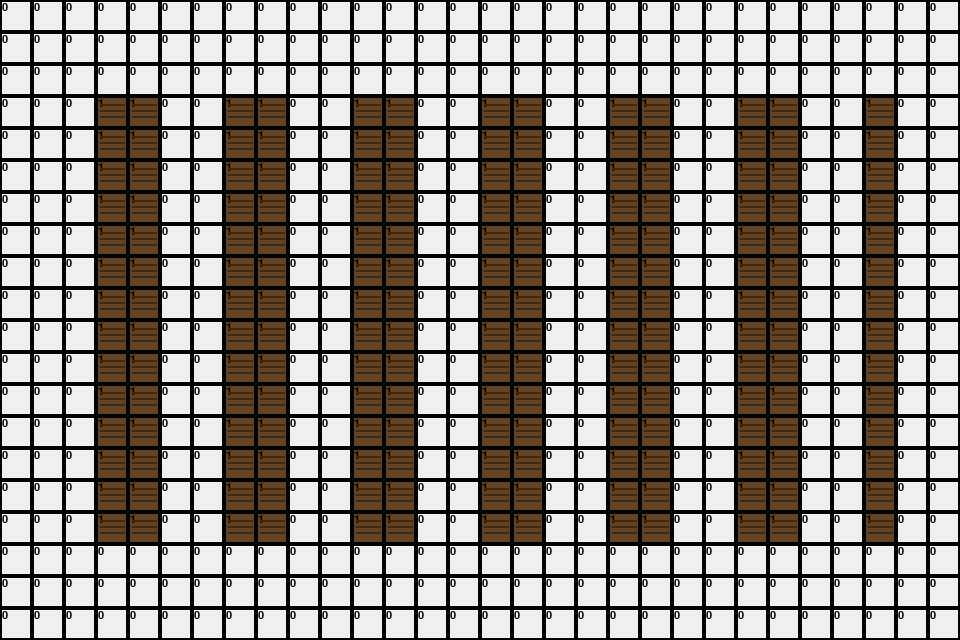

Below is a game level as drawn by its tile map, then a one-line description and the .tmx file that defines it, in full:
An orthogonal 30x20 tile map with 32x32 px tiles, 1 tile layer (Navigation) and 7 objects (3x picking, depot, inbound, emergency, workstation).

<map version="1.10" tiledversion="1.10.2" orientation="orthogonal" renderorder="right-down" width="30" height="20" tilewidth="32" tileheight="32" infinite="0" nextlayerid="3" nextobjectid="8">
 <properties>
  <property name="author" value="System" />
  <property name="description" value="Almacén típico con racks y pasillos" />
  <property name="version" value="1.0" />
 </properties>
 <tileset firstgid="1" name="warehouse_tileset" tilewidth="32" tileheight="32" tilecount="12" columns="4">
  <image source="../tilesets/warehouse_tileset.png" width="128" height="96" />
  <tile id="0">
   <properties>
    <property name="walkable" value="true" />
    <property name="type" value="floor" />
   </properties>
  </tile>
  <tile id="1">
   <properties>
    <property name="walkable" value="false" />
    <property name="type" value="rack" />
   </properties>
  </tile>
  <tile id="2">
   <properties>
    <property name="walkable" value="true" />
    <property name="type" value="picking" />
   </properties>
  </tile>
  <tile id="3">
   <properties>
    <property name="walkable" value="true" />
    <property name="type" value="depot" />
   </properties>
  </tile>
  <tile id="4">
   <properties>
    <property name="walkable" value="true" />
    <property name="type" value="inbound" />
   </properties>
  </tile>
  <tile id="5">
   <properties>
    <property name="walkable" value="false" />
    <property name="type" value="wall" />
   </properties>
  </tile>
  <tile id="6">
   <properties>
    <property name="walkable" value="true" />
    <property name="type" value="corridor" />
   </properties>
  </tile>
  <tile id="7">
   <properties>
    <property name="walkable" value="true" />
    <property name="type" value="workstation" />
   </properties>
  </tile>
 </tileset>
 <layer id="1" name="Navigation" width="30" height="20">
  <data encoding="csv">
1,1,1,1,1,1,1,1,1,1,1,1,1,1,1,1,1,1,1,1,1,1,1,1,1,1,1,1,1,1,
1,1,1,1,1,1,1,1,1,1,1,1,1,1,1,1,1,1,1,1,1,1,1,1,1,1,1,1,1,1,
1,1,1,1,1,1,1,1,1,1,1,1,1,1,1,1,1,1,1,1,1,1,1,1,1,1,1,1,1,1,
1,1,1,2,2,1,1,2,2,1,1,2,2,1,1,2,2,1,1,2,2,1,1,2,2,1,1,2,1,1,
1,1,1,2,2,1,1,2,2,1,1,2,2,1,1,2,2,1,1,2,2,1,1,2,2,1,1,2,1,1,
1,1,1,2,2,1,1,2,2,1,1,2,2,1,1,2,2,1,1,2,2,1,1,2,2,1,1,2,1,1,
1,1,1,2,2,1,1,2,2,1,1,2,2,1,1,2,2,1,1,2,2,1,1,2,2,1,1,2,1,1,
1,1,1,2,2,1,1,2,2,1,1,2,2,1,1,2,2,1,1,2,2,1,1,2,2,1,1,2,1,1,
1,1,1,2,2,1,1,2,2,1,1,2,2,1,1,2,2,1,1,2,2,1,1,2,2,1,1,2,1,1,
1,1,1,2,2,1,1,2,2,1,1,2,2,1,1,2,2,1,1,2,2,1,1,2,2,1,1,2,1,1,
1,1,1,2,2,1,1,2,2,1,1,2,2,1,1,2,2,1,1,2,2,1,1,2,2,1,1,2,1,1,
1,1,1,2,2,1,1,2,2,1,1,2,2,1,1,2,2,1,1,2,2,1,1,2,2,1,1,2,1,1,
1,1,1,2,2,1,1,2,2,1,1,2,2,1,1,2,2,1,1,2,2,1,1,2,2,1,1,2,1,1,
1,1,1,2,2,1,1,2,2,1,1,2,2,1,1,2,2,1,1,2,2,1,1,2,2,1,1,2,1,1,
1,1,1,2,2,1,1,2,2,1,1,2,2,1,1,2,2,1,1,2,2,1,1,2,2,1,1,2,1,1,
1,1,1,2,2,1,1,2,2,1,1,2,2,1,1,2,2,1,1,2,2,1,1,2,2,1,1,2,1,1,
1,1,1,2,2,1,1,2,2,1,1,2,2,1,1,2,2,1,1,2,2,1,1,2,2,1,1,2,1,1,
1,1,1,1,1,1,1,1,1,1,1,1,1,1,1,1,1,1,1,1,1,1,1,1,1,1,1,1,1,1,
1,1,1,1,1,1,1,1,1,1,1,1,1,1,1,1,1,1,1,1,1,1,1,1,1,1,1,1,1,1,
1,1,1,1,1,1,1,1,1,1,1,1,1,1,1,1,1,1,1,1,1,1,1,1,1,1,1,1,1,1
  </data>
 </layer>
 <objectgroup id="2" name="Locations">
  <object id="1" name="Main_Depot" type="depot" x="896" y="576" width="32" height="32">
   <properties>
    <property name="capacity" type="int" value="5" />
   </properties>
  </object>
  <object id="2" name="Inbound_Dock" type="inbound" x="32" y="32" width="64" height="32">
   <properties>
    <property name="dock_count" type="int" value="2" />
   </properties>
  </object>
  <object id="3" name="Picking_A1" type="picking" x="128" y="128" width="32" height="32">
   <properties>
    <property name="priority" value="high" />
   </properties>
  </object>
  <object id="4" name="Picking_A2" type="picking" x="128" y="192" width="32" height="32">
   <properties>
    <property name="priority" value="medium" />
   </properties>
  </object>
  <object id="5" name="Picking_B1" type="picking" x="256" y="128" width="32" height="32">
   <properties>
    <property name="priority" value="high" />
   </properties>
  </object>
  <object id="6" name="Emergency_Exit" type="emergency" x="32" y="576" width="32" height="32" />
  <object id="7" name="Workstation_1" type="workstation" x="800" y="128" width="64" height="32" />
 </objectgroup>
</map>
